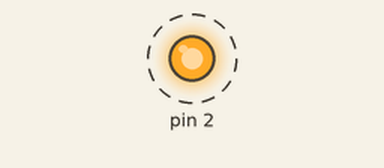
Recording of a sketch running on a simulated Arduino Uno, built with avr-gcc and run on an emulated ATmega328P. Shown: output pins drawn as LEDs (lit = HIGH). Dashed ring = blinking.

Above: at 0.5 s.
Timing chart, 0 to 3.0 s (numbered marks = the images above):
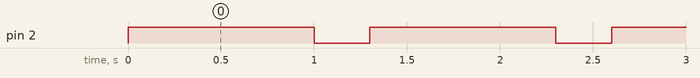

Measured:
- by itself, pin 2: alternates HIGH for 1.0 s and LOW for 0.30 s

The sketch:

02-led-Piscante.ino
```cpp
/*Autor: André Lubawski
 * Data: 10/03/2021
 *
 * O código faz com que um led seja aceso
 *
 */
void setup() {
  pinMode(2, OUTPUT);

}

void loop() {
  digitalWrite(2, HIGH);
  delay(1000);
  digitalWrite(2, LOW);
  delay(300);

}
```
